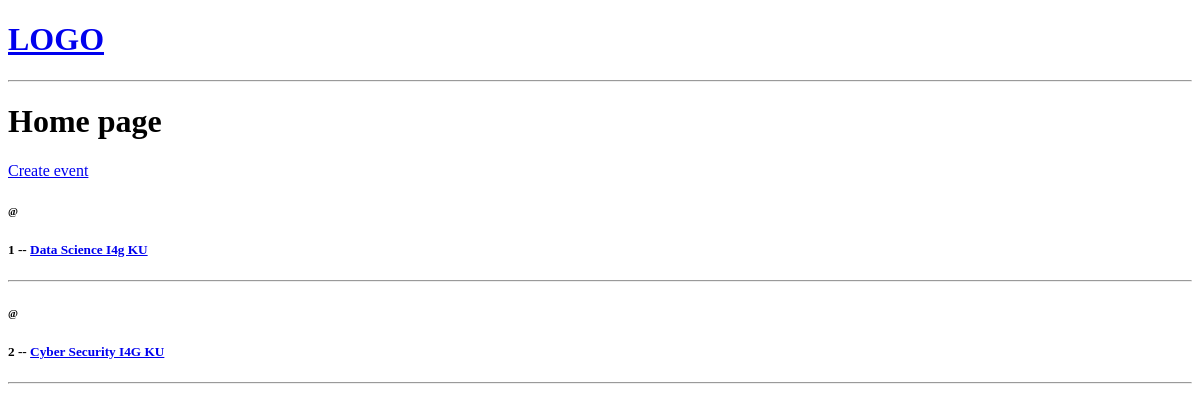
Before: / with the older database file.
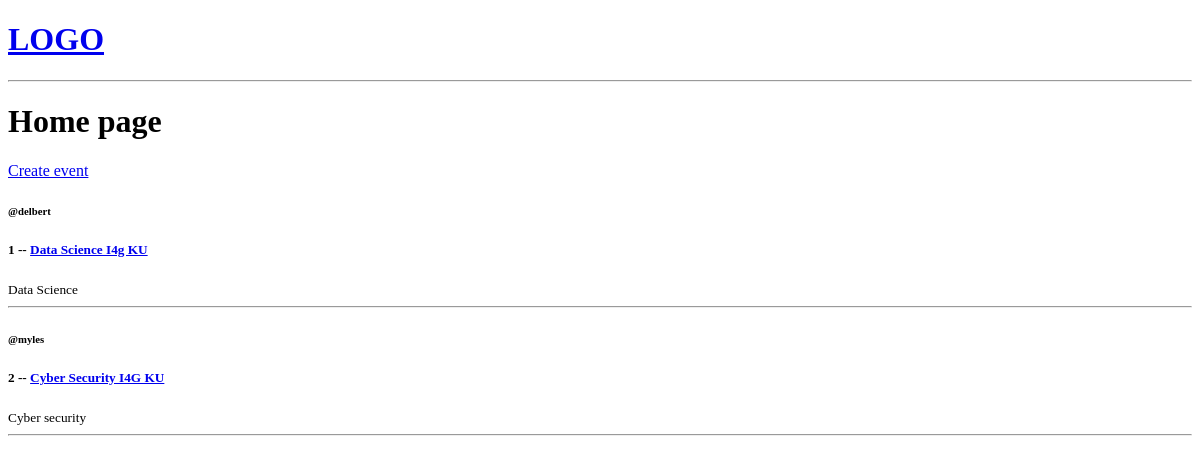
After: the same page with the newer database file.
### base/models.py (models this page shows, shortened)
class Event(models.Model):
    host = models.ForeignKey(User, on_delete=models.SET_NULL, null=True)
    topic = models.ForeignKey(Topic, on_delete=models.SET_NULL, null=True)
    name = models.CharField(max_length=50)
    description = models.TextField(null=True, blank=True)
    updated = models.DateTimeField(auto_now=True)
    created = models.DateTimeField(auto_now_add=True)

class Topic(models.Model):
    name = models.CharField(max_length=100)

### base/views.py (the view)
# urls.py: path('', views.home, name="home"),
def home(request):
    events = Event.objects.all()
    context = {'events': events}
    return render(request, 'base/home.html',context)

### base/templates/base/home.html
{% extends 'main.html'  %}
{% block content  %}
<h1>Home page</h1>
<div>
    <a href="{% url 'create-event' %}">Create event</a>
    {% for event in events %}
    <div>
        <h6>@{{event.host.username}}</h6>
        <h5> {{event.id}} -- <a href="{% url 'event' event.id %}"> {{event.name}}</a></h5>
        <small>{{event.topic.name}}</small>
        <hr>
    </div>
    {% endfor %}
</div>
{%  endblock %}

### templates/main.html (shortened to what this page needs)
<!DOCTYPE html>
<html lang="en">
<head>
</head>
<body>
{% include 'nav.html'  %}
{% block content  %}
{%  endblock %}
</body>
</html>

### templates/nav.html
<a href="/">
    <h1>LOGO</h1>
</a>
<hr>

Changed rows visible on the page:
changed Event "Data Science I4g KU": host.username (not shown) → "delbert"; topic.name (not shown) → "Data Science"
changed Event "Cyber Security I4G KU": host.username (not shown) → "myles"; topic.name (not shown) → "Cyber security"
